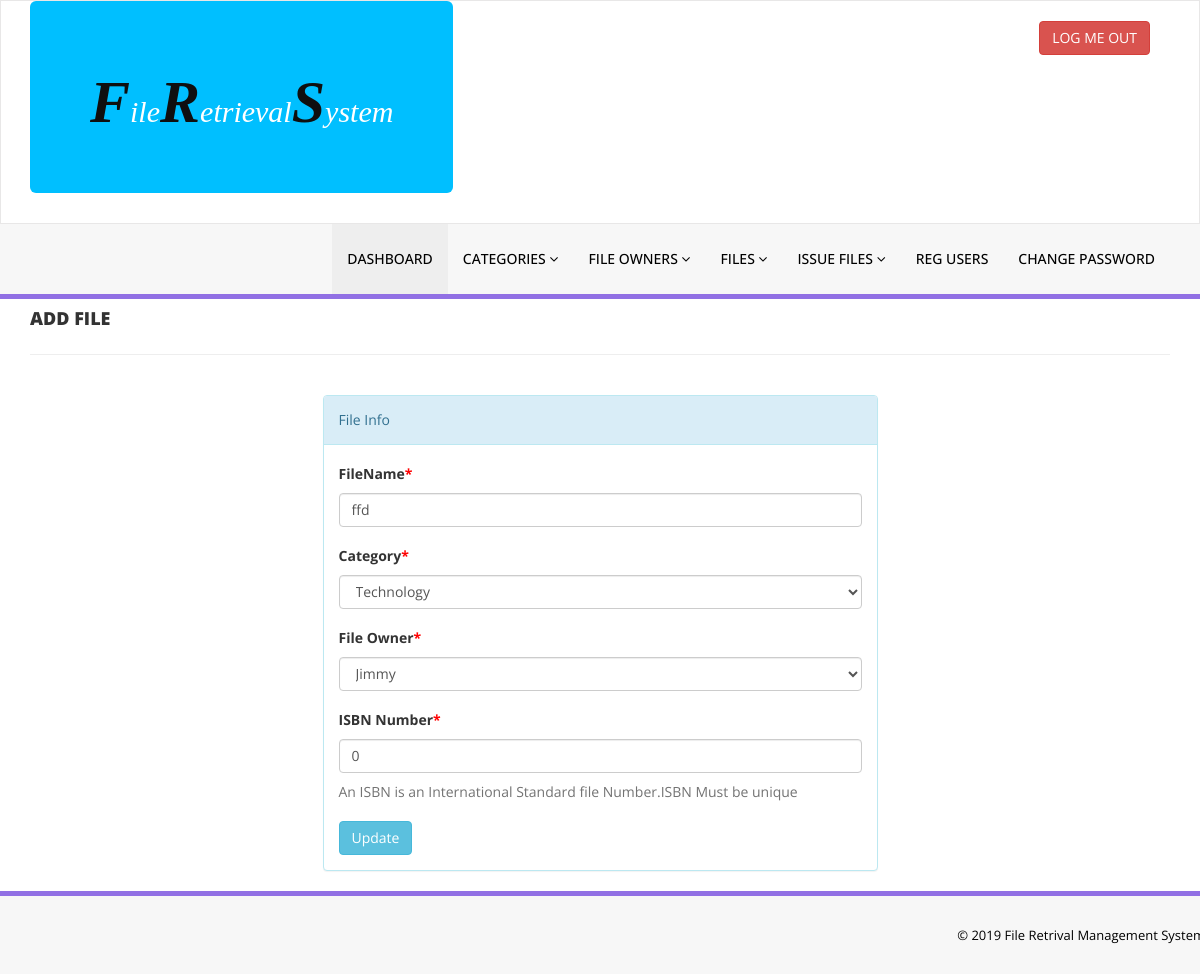
The page /frms/admin/edit-file.php?fileid=8 (signed in) on the database its author committed.
### tables this page shows
CREATE TABLE `tblfiles` (
  `id` int(11) NOT NULL,
  `FileName` varchar(255) DEFAULT NULL,
  `CatId` int(11) DEFAULT NULL,
  `OwnerId` int(11) DEFAULT NULL,
  `ISBNNumber` int(11) DEFAULT NULL,
  `RegDate` timestamp NULL DEFAULT current_timestamp(),
  `UpdateDate` timestamp NULL DEFAULT NULL
);

CREATE TABLE `tblcategory` (
  `id` int(11) NOT NULL,
  `CategoryName` varchar(150) DEFAULT NULL,
  `Status` int(1) DEFAULT NULL,
  `CreationDate` timestamp NULL DEFAULT current_timestamp(),
  `UpdationDate` timestamp NULL DEFAULT '0000-00-00 00:00:00' ON UPDATE current_timestamp()
);

CREATE TABLE `tblowners` (
  `id` int(11) NOT NULL,
  `OwnerName` varchar(159) DEFAULT NULL,
  `creationDate` timestamp NULL DEFAULT current_timestamp(),
  `UpdationDate` timestamp NULL DEFAULT NULL ON UPDATE current_timestamp()
);

### frms/admin/edit-file.php (the view, shortened to what this page needs)
<?php
include('includes/config.php');
if(strlen($_SESSION['alogin'])==0)
    {
header('location:index.php');
}
else{
?>
<!DOCTYPE html>
<head>
    <link href="assets/css/bootstrap.css" rel="stylesheet" />
    <link href="assets/css/font-awesome.css" rel="stylesheet" />
    <link href="assets/css/style.css" rel="stylesheet" />
</head>
<body>
<?php include('includes/header.php');?>
    <div class="content-wra
    <div class="content-wrapper">
         <div class="container">
        <div class="row pad-botm">
            <div class="col-md-12">
                <h4 class="header-line">Add file</h4>
                            </div>
</div>
<div class="row">
<div class="col-md-6 col-sm-6 col-xs-12 col-md-offset-3"">
<div class="panel panel-info">
<div class="panel-heading">
File Info
</div>
<div class="panel-body">
<form role="form" method="post">
<?php
$fileid=intval($_GET['fileid']);
$sql = "SELECT tblfiles.FileName,tblcategory.CategoryName,tblcategory.id as cid,tblowners.OwnerName,tblowners.id as athrid,tblfiles.ISBNNumber,tblfiles.id as fileid from tblfiles join tblcategory on tblcategory.id=tblfiles.CatId join tblowners on tblowners.id=tblfiles.OwnerId where tblfiles.id=:fileid";
$query = $dbh -> prepare($sql);
$query->bindParam(':fileid',$fileid,PDO::PARAM_STR);
$query->execute();
$results=$query->fetchAll(PDO::FETCH_OBJ);
if($query->rowCount() > 0)
{
foreach($results as $result)
{               ?>
<div class="form-group">
<label>FileName<span style="color:red;">*</span></label>
<input class="form-control" type="text" name="filename" value="<?php echo htmlentities($result->FileName);?>" required />
</div>
<div class="form-group">
<label> Category<span style="color:red;">*</span></label>
<select class="form-control" name="category" required="required">
<option value="<?php echo htmlentities($result->cid);?>"> <?php echo htmlentities($catname=$result->CategoryName);?></option>
</select>
</div>
<div class="form-group">
<label> File Owner<span style="color:red;">*</span></label>
<select class="form-control" name="owner" required="required">
<option value="<?php echo htmlentities($result->athrid);?>"> <?php echo htmlentities($athrname=$result->OwnerName);?></option>
</select>
</div>
<div class="form-group">
<label>ISBN Number<span style="color:red;">*</span></label>
<input class="form-control" type="text" name="isbn" value="<?php echo htmlentities($result->ISBNNumber);?>"  required="required" />
<p class="help-block">An ISBN is an International Standard file Number.ISBN Must be unique</p>
</div>
 <?php }} ?>
<button type="submit" name="update" class="btn btn-info">Update </button>
                                    </form>
                            </div>
                        </div>
                            </div>
        </div>
    </div>
    </div>
  <?php include('includes/footer.php');?>
</body>
</html>
<?php } ?>

### frms/admin/assets/css/style.css (style rules this page uses)
.header-line { font-weight:900; padding-bottom:25px; border-bottom:1px solid #eeeeee; text-transform:uppercase; }
.pad-botm { padding-bottom:30px; }

### rows shown on the page
tblfiles: filename "ffd", category "Technology", owner "Jimmy", isbn "0"
